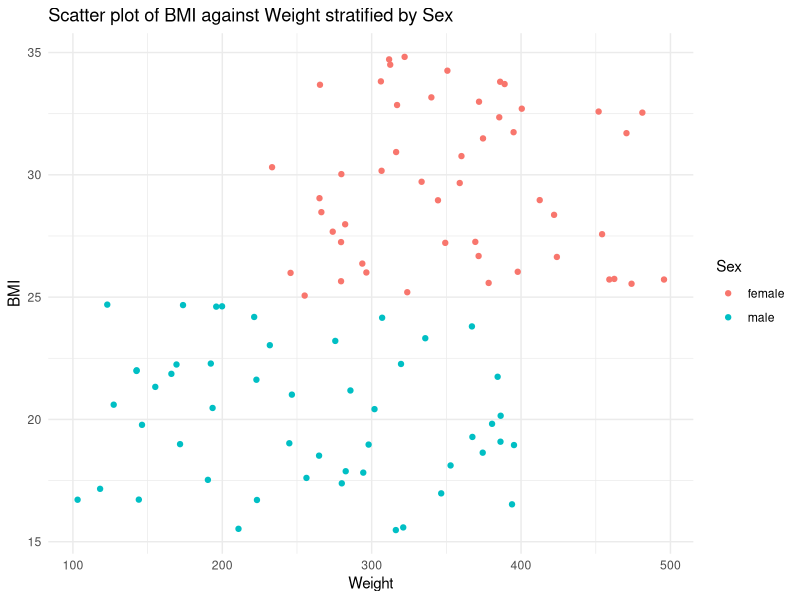

Write R code to recreate this figure.
#Prompt:

#Write R code that generates a dataset of 100 individuals, half of them female,
#with ages from 18 to 49, weight from 100 to 500 pounds and BMI from 15 to 35.
#Assume that males are generally somewhat heavier than females. Also assume thet
#BMI and weight are positively correlated, based on the definition of BMI. Make
#a figure that shows weight on the x-axis, BMI on the y-axis, and stratification
#by sex. Add thorough documentation to the code.



# Load necessary libraries
library(ggplot2)
library(dplyr)

# Set seed for reproducibility
set.seed(123)

# Generate a dataset of 100 individuals
data <- data.frame(
  # Generate sex variable with half of them female
  sex = rep(c("male", "female"), each = 50),
  
  # Generate ages from 18 to 49
  age = sample(18:49, 100, replace = TRUE),
  
  # Generate weight values from 100 to 500 pounds
  # Assume that males are generally somewhat heavier than females
  weight = c(runif(50, min = 100, max = 400), runif(50, min = 200, max = 500)),
  
  # Generate BMI values from 15 to 35
  # Assume that BMI and weight are positively correlated
  bmi = c(runif(50, min = 15, max = 25), runif(50, min = 25, max = 35))
)

# View the first few rows of the dataset
head(data)

# Create a scatter plot
ggplot(data, aes(x = weight, y = bmi, color = sex)) +
  geom_point() +
  labs(x = "Weight", y = "BMI", color = "Sex") +
  theme_minimal() +
  ggtitle("Scatter plot of BMI against Weight stratified by Sex")
